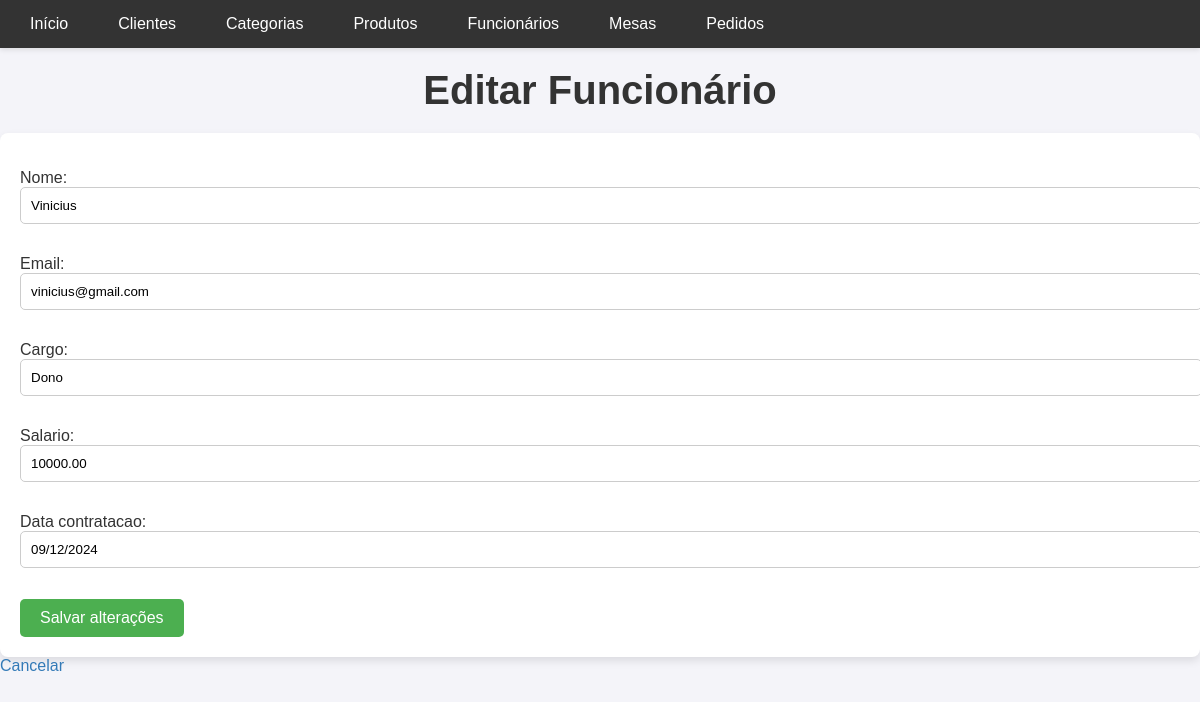
/funcionario/edit/2/, run on the app's committed database.
### gerenciamento/models.py (models this page shows, shortened)
class Funcionario(models.Model):
    nome = models.CharField(max_length=100)
    email = models.EmailField(unique=True)
    cargo = models.CharField(max_length=50)
    salario = models.DecimalField(max_digits=10, decimal_places=2)
    data_contratacao = models.DateField()

### gerenciamento/views.py (the view)
# urls.py: path('funcionario/edit/<int:pk>/', views.editar_funcionario, name='editar_funcionario'),
def editar_funcionario(request, pk):
    funcionario = get_object_or_404(Funcionario, pk=pk)
    if request.method == 'POST':
        form = FuncionarioForm(request.POST, instance=funcionario)
        if form.is_valid():
            form.save()
            return redirect('listar_funcionarios')
    else:
        form = FuncionarioForm(instance=funcionario)
    return render(request, 'gerenciamento/funcionario/edit.html', {'form': form})

### gerenciamento/forms.py
class FuncionarioForm(forms.ModelForm):
    class Meta:
        model = Funcionario
        fields = '__all__'

### gerenciamento/templates/gerenciamento/funcionario/edit.html (shortened to what this page needs)
{% extends 'gerenciamento/base.html' %}
{% block content %}
<h1>Editar Funcionário</h1>
<form method="post">
    {{ form.as_p }}
    <button type="submit">Salvar alterações</button>
</form>
<a href="{% url 'listar_funcionarios' %}">Cancelar</a>
{% endblock %}

### static/gerenciamento/style.css (style rules this page uses)
body { font-family: 'Arial', sans-serif; margin: 0; padding: 0; background-color: #f4f4f9; color: #333; }
h1 { font-size: 2.5em; text-align: center; color: #333; margin: 20px 0; }
a { color: #337ab7; text-decoration: none; transition: color 0.3s ease; }
button { background-color: #4CAF50; color: white; padding: 10px 20px; border: none; border-radius: 5px; cursor: pointer; font-size: 16px; transition: background-color 0.3s ease; }
form { background-color: #fff; padding: 20px; box-shadow: 0 4px 8px rgba(0, 0, 0, 0.1); border-radius: 8px; }
form input, form select, form textarea { width: 100%; padding: 10px; margin-bottom: 15px; border: 1px solid #ccc; border-radius: 5px; }

### data on the page
Funcionario: nome "Vinicius", email "vinicius@gmail.com", cargo "Dono", salario "10000.00", data_contratacao "09/12/2024"
